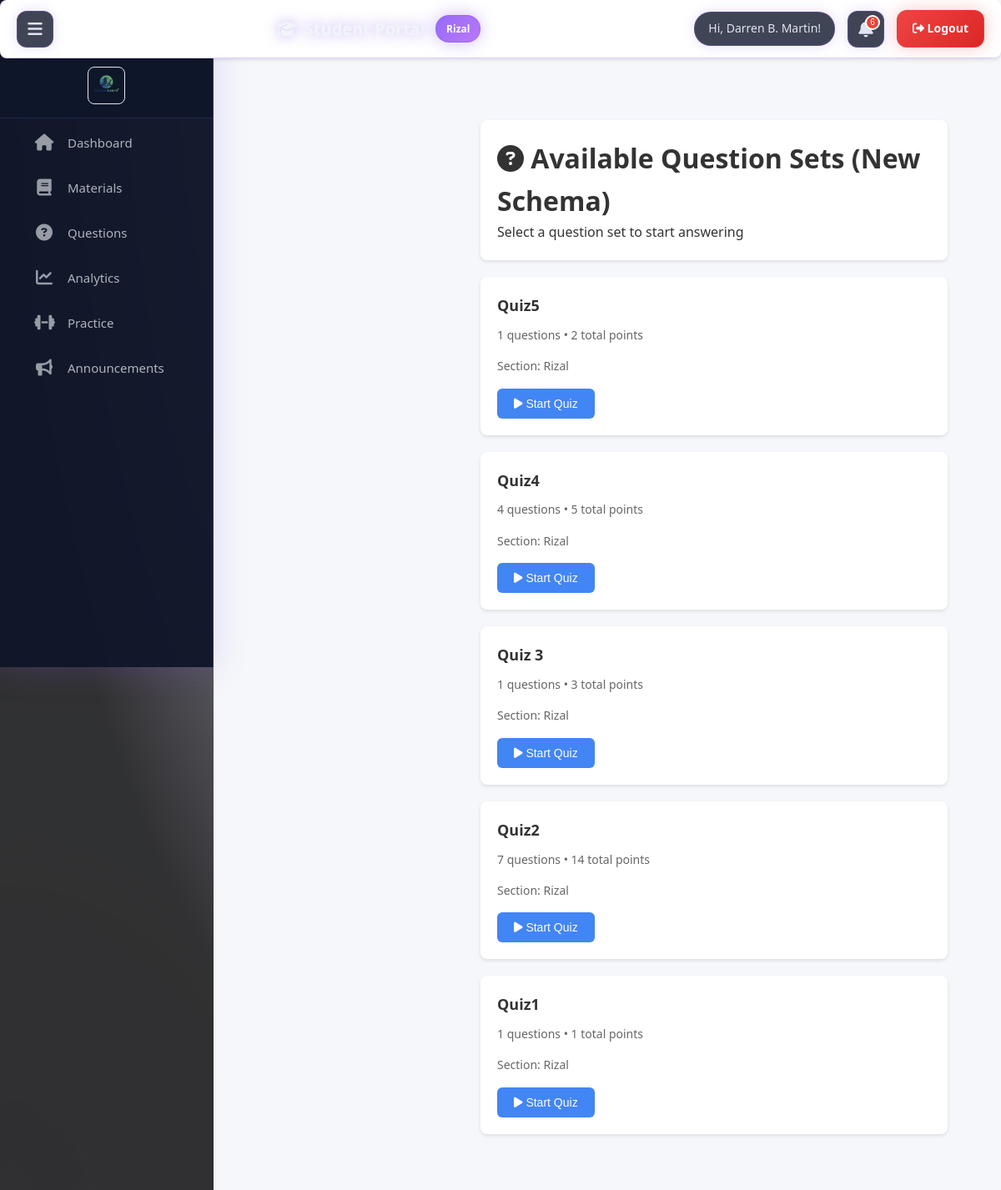
The page /Student/new_question_viewer.php (signed in) on the database as committed earlier.
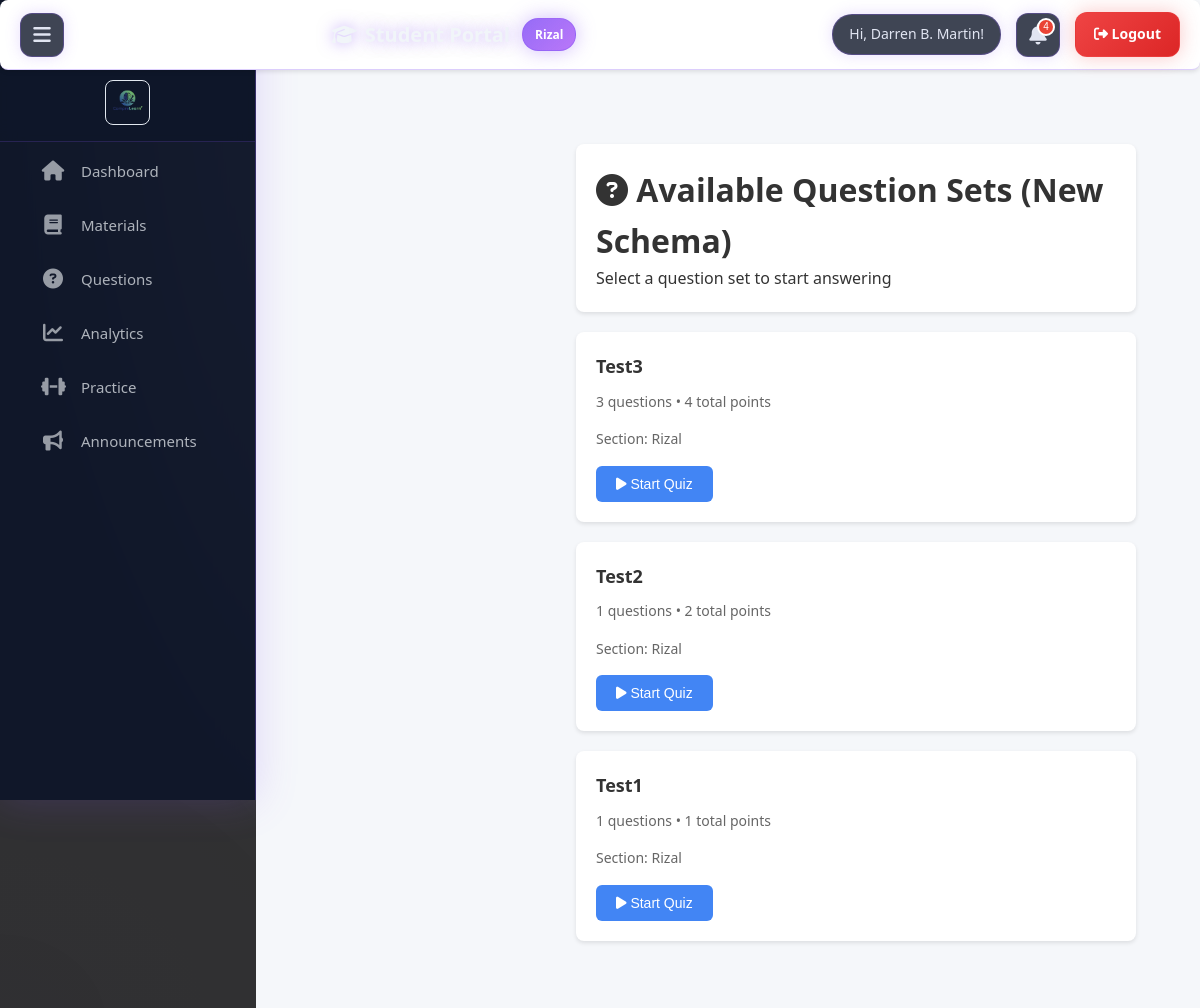
The same page on the database as committed later.
### tables this page shows
CREATE TABLE `question_sets` (
  `id` int(11) NOT NULL,
  `teacher_id` int(11) NOT NULL,
  `section_id` int(11) NOT NULL,
  `set_title` varchar(255) NOT NULL,
  `description` text DEFAULT NULL,
  `created_at` timestamp NOT NULL DEFAULT current_timestamp(),
  `updated_at` timestamp NOT NULL DEFAULT current_timestamp() ON UPDATE current_timestamp(),
  `timer_minutes` int(11) DEFAULT 0,
  `open_at` datetime DEFAULT NULL,
  `difficulty` varchar(16) DEFAULT NULL
);

CREATE TABLE `sections` (
  `id` int(11) NOT NULL,
  `name` varchar(100) NOT NULL,
  `description` text DEFAULT NULL,
  `created_at` timestamp NOT NULL DEFAULT current_timestamp()
);

### Student/Includes/NewResponseHandler.php (called while the page is built, shortened)
<?php
class NewResponseHandler {
    private $conn;
    public function __construct($connection) {
        $this->conn = $connection;
    }
    public function getAvailableQuestionSets($sectionId) {
        try {
            $stmt = $this->conn->prepare("
                SELECT qs.*, s.name as section_name,
                       (SELECT COUNT(*) FROM mcq_questions WHERE set_id = qs.id) +
                       (SELECT COUNT(*) FROM matching_questions WHERE set_id = qs.id) +
                       (SELECT COUNT(*) FROM essay_questions WHERE set_id = qs.id) as question_count,
                       (SELECT COALESCE(SUM(points), 0) FROM mcq_questions WHERE set_id = qs.id) +
                       (SELECT COALESCE(SUM(points), 0) FROM matching_questions WHERE set_id = qs.id) +
                       (SELECT COALESCE(SUM(points), 0) FROM essay_questions WHERE set_id = qs.id) as total_points,
                       (SELECT COALESCE(SUM(score), 0) FROM student_responses sr WHERE sr.question_set_id = qs.id AND sr.student_id = ?) as student_score,
                       (SELECT COALESCE(SUM(points), 0) FROM mcq_questions WHERE set_id = qs.id) +
                       (SELECT COALESCE(SUM(points), 0) FROM matching_questions WHERE set_id = qs.id) +
                       (SELECT COALESCE(SUM(points), 0) FROM essay_questions WHERE set_id = qs.id) as max_points,
                       EXISTS(SELECT 1 FROM student_responses sr2 WHERE sr2.question_set_id = qs.id AND sr2.student_id = ?) as already_submitted
                FROM question_sets qs
                JOIN sections s ON qs.section_id = s.id
                WHERE qs.section_id = ?
                ORDER BY qs.created_at DESC
            ");
            $stmt->bind_param('iii', $_SESSION['student_id'], $_SESSION['student_id'], $sectionId);
            $stmt->execute();
            return $stmt->get_result()->fetch_all(MYSQLI_ASSOC);
        } catch (Exception $e) {
            return [];
        }
    }
}
?>

### Student/new_question_viewer.php (the view, shortened to what the changed rows need)
<?php
require_once 'includes/student_init.php';
require_once 'includes/NewResponseHandler.php';
$newResponseHandler = new NewResponseHandler($conn);
$questionSets = [];
if (isset($_SESSION['section_id']) && $_SESSION['section_id'] > 0) {
    $questionSets = $newResponseHandler->getAvailableQuestionSets($_SESSION['section_id']);
}
?>
<body>
    <div class="main-content">
        <div class="content-header">
            <h1><i class="fas fa-question-circle"></i> Available Question Sets (New Schema)</h1>
        </div>
        <div class="question-sets">
            <?php if (empty($questionSets)): ?>
                <div class="set-card" style="text-align: center; padding: 40px;">
                    <h3>No Question Sets Available</h3>
                    <p>No question sets found for your section.</p>
                </div>
            <?php else: ?>
                <?php foreach ($questionSets as $set): ?>
                <div class="set-card">
                    <div class="set-title"><?php echo htmlspecialchars($set['set_title']); ?></div>
                    <div class="set-stats">
                        <?php echo $set['question_count']; ?> questions •
                        <?php echo $set['total_points']; ?> total points
                    </div>
                    <div class="set-stats">
                        Section: <?php echo htmlspecialchars($set['section_name']); ?>
                    </div>
                    <button class="btn" onclick="startQuestionSet(<?php echo $set['id']; ?>, '<?php echo htmlspecialchars($set['set_title']); ?>')">
                        <i class="fas fa-play"></i> Start Quiz
                    </button>
                </div>
                <?php endforeach; ?>
            <?php endif; ?>
        </div>
    </div>
</body>
</html>
<?php
$content = ob_get_clean();
require_once 'includes/student_layout.php';
?>

### Student/Includes/student_layout.php (shortened to what the changed rows need)
<?php
$notificationCount = 0;
$studentSectionId = (int)($_SESSION['section_id'] ?? ($_SESSION['student_section_id'] ?? 0));
try {
    $resA = $conn->query("SELECT COUNT(*) AS c FROM announcements");
    if ($resA && ($r = $resA->fetch_assoc())) { $notificationCount += (int)$r['c']; }
} catch (Throwable $e) {  }
try {
    if ($studentSectionId > 0) {
        $stmt = $conn->prepare("SELECT COUNT(*) AS c FROM question_sets WHERE section_id = ?");
        if ($stmt) { $stmt->bind_param('i', $studentSectionId); $stmt->execute(); $rc = $stmt->get_result()->fetch_assoc(); $notificationCount += (int)($rc['c'] ?? 0); }
    }
} catch (Throwable $e) {  }
?>
<!DOCTYPE html>
<html lang="en">
<head>
    <link rel="stylesheet" href="https://cdnjs.cloudflare.com/ajax/libs/font-awesome/6.4.0/css/all.min.css">
</head>
<body>
    <div class="main-content">
        <header class="header">
            <div class="header-center">
                <h1><i class="fas fa-graduation-cap"></i> Student Portal</h1>
            </div>
            <div class="header-actions">
                <button class="notification-icon" onclick="openNotifications()" title="Notifications">
                    <i class="fas fa-bell"></i>
                    <?php if ($notificationCount > 0): ?>
                        <span class="notification-badge"><?php echo $notificationCount; ?></span>
                    <?php endif; ?>
                </button>
            </div>
        </header>
        <main class="content">
            <?php if (isset($content)): ?>
                <?php echo $content; ?>
            <?php endif; ?>
</body>
</html>

Rows that differ between the two databases and show on the page:
removed question_sets: set_title "Quiz5", question_count "1", total_points "2", section.name "Rizal"
removed question_sets: set_title "Quiz4", question_count "4", total_points "5", section.name "Rizal"
removed question_sets: set_title "Quiz 3", question_count "1", total_points "3", section.name "Rizal"
removed question_sets: set_title "Quiz2", question_count "7", total_points "14", section.name "Rizal"
removed question_sets: set_title "Quiz1", question_count "1", total_points "1", section.name "Rizal"
added question_sets: set_title "Test3", question_count "3", total_points "4", section.name "Rizal"
added question_sets: set_title "Test2", question_count "1", total_points "2", section.name "Rizal"
added question_sets: set_title "Test1", question_count "1", total_points "1", section.name "Rizal"
Other text that changed with them:
$notificationCount: "6" → "4"
